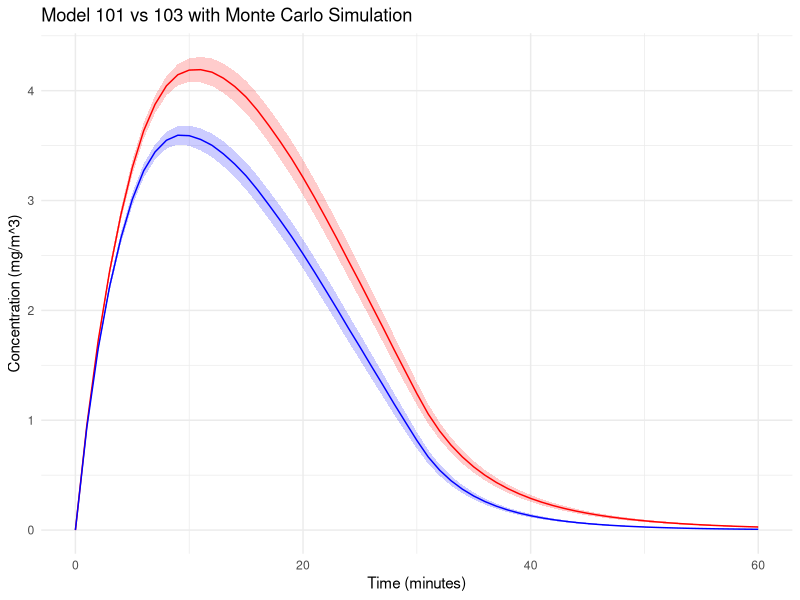

Here is the R script that generated this plot:
# Define Model 100 with the gamma factor
model_100 <- function(G, Q, gamma) {
  C_steady <- gamma * G / Q
  return(C_steady)
}

# Define Model 101
model_101 <- function(G, Q, V, t_g, T) {
  # Create a time vector
  time_vector <- seq(0, T, by = 1)
  
# Calculate the phase of concentration increase
  C_rise <- sapply(time_vector, function(t) {
    if (t <= t_g) {
      return((G / Q) * (1 - exp((-Q * t) / V )))
    } else {
      return(NA)
    }
  })          
  
  # Concentration at the end of the emission phase as the initial concentration for the decay phase
  C0 <- (G / Q) * (1 - exp(-Q * t_g / V ))
  
  # Calculate the concentration decay phase
  C_decay <- sapply(time_vector, function(t) {
    if (t > t_g) {
      return(C0 * exp(-Q * (t - t_g) / V ))
    } else {
      return(NA)
    }
  })
  
  return(list(time = time_vector, concentration_rise = C_rise, concentration_decay = C_decay))
}


T <- 60   # Total time (minutes)
t_g <- 15 # Time of generation (minutes)
G <- 100  # mg/min
Q <- 20   # m^3/min
epsilon_L <- 0.5  # Efficiency of local exhaust
epsilon_L_F <- 0.75  # Efficiency of local exhaust filtration
Q_R <- 5  # m^3/min
epsilon_RF <- 0.9  # Efficiency of recirculation filtration
V <- 100  # m^3
gamma <- 0.25  


# Calculation of steady-state concentrations for model 100
C_steady_100 <- model_100(G, Q, gamma)

# Calculation of steady-state concentrations for model 101
results_101 <- model_101(G, Q, V, t_g, T)


# Define Model 102
model_102 <- function(G, Q, Q_R, epsilon_RF, gamma) {
  C_bar <- (gamma * G) / (Q + epsilon_RF * Q_R)
  C_RF <- C_bar * (1 - epsilon_RF)
  return(list(C_bar = C_bar, C_RF = C_RF))
}


# Define Model 103
model_103 <- function(G, Q, Q_R, epsilon_RF, V, t_g, T) {
  Q_instead <- Q + epsilon_RF * Q_R
  return(model_101(G, Q_instead, V, t_g, T))
}

T <- 60   # Total time (minutes)
t_g <- 15 # Time of generation (minutes)
G <- 100  # mg/min
Q <- 20   # m^3/min
epsilon_L <- 0.5  # Efficiency of local exhaust
epsilon_L_F <- 0.75  # Efficiency of local exhaust filtration
Q_R <- 5  # m^3/min
epsilon_RF <- 0.9  # Efficiency of recirculation filtration
V <- 100  # m^3
gamma <- 0.25  

results_102 <- model_102(G, Q, Q_R, epsilon_RF, gamma)
results_103 <- model_103(G, Q, Q_R, epsilon_RF, V, t_g, T)

#Visualization
library(ggplot2)
C_bar_1 <- results_102$C_bar

results_103_df <- data.frame(Time = results_103$time, 
                             Concentration = c(results_103$concentration_rise, results_103$concentration_decay))
results_103_df <- results_103_df[!is.na(results_103_df$Concentration), ]

# Monte Carlo

G_range <- c(60, 150)
Q_range <- c(10, 30)
Q_R_range <- c(2, 10)
V_range <- c(60, 150)
t_g_range <- c(5, 30)
T <- 60
gamma_range <- t_g_range / T
epsilon_RF_range <- c(0.5, 0.95)

# simulation times
n_simulations <- 1000

results_101 <- vector("list", n_simulations)
results_103 <- vector("list", n_simulations)

# Monte Carlo simulation
set.seed(123)
for (i in 1:n_simulations) {
    # Randomly selection
    G <- runif(1, G_range[1], G_range[2])
    Q <- runif(1, Q_range[1], Q_range[2])
    Q_R <- runif(1, Q_R_range[1], Q_R_range[2])
    V <- runif(1, V_range[1], V_range[2])
    t_g <- runif(1, t_g_range[1], t_g_range[2])
    gamma <- runif(1, gamma_range[1], gamma_range[2])
    epsilon_RF <- runif(1, epsilon_RF_range[1], epsilon_RF_range[2])
    
    results_101[[i]] <- model_101(G, Q, V, t_g, T)
    results_103[[i]] <- model_103(G, Q, Q_R, epsilon_RF, V, t_g, T)
}

# Transfer to data.frame
df_101 <- do.call(rbind, lapply(results_101, function(x) data.frame(Time = x$time, Concentration = c(x$concentration_rise, x$concentration_decay))))
df_103 <- do.call(rbind, lapply(results_103, function(x) data.frame(Time = x$time, Concentration = c(x$concentration_rise, x$concentration_decay))))

                                
average_and_ci <- function(df, n) {
    df_summary <- aggregate(Concentration ~ Time, data = df, mean)
    df_summary$SD <- aggregate(Concentration ~ Time, data = df, sd)$Concentration
    df_summary$CI_lower <- df_summary$Concentration - qt(0.975, df=n-1) * df_summary$SD / sqrt(n)
    df_summary$CI_upper <- df_summary$Concentration + qt(0.975, df=n-1) * df_summary$SD / sqrt(n)
    return(df_summary)
}

average_101 <- average_and_ci(df_101, n_simulations)
average_103 <- average_and_ci(df_103, n_simulations)

# 绘制平均曲线和置信区间
ggplot() +
    geom_ribbon(data = average_101, aes(x = Time, ymin = CI_lower, ymax = CI_upper), fill = "red", alpha = 0.2) +
    geom_line(data = average_101, aes(x = Time, y = Concentration), color = "red") +
    geom_ribbon(data = average_103, aes(x = Time, ymin = CI_lower, ymax = CI_upper), fill = "blue", alpha = 0.2) +
    geom_line(data = average_103, aes(x = Time, y = Concentration), color = "blue") +
    labs(title = "Model 101 vs 103 with Monte Carlo Simulation",
         x = "Time (minutes)", 
         y = "Concentration (mg/m^3)") +
    theme_minimal()
